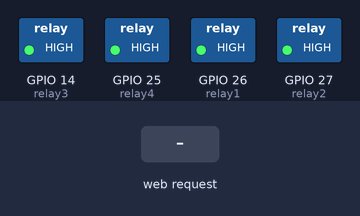
A sketch run on a simulated ESP32. On the bench: switched loads named in the sketch (green lamp = pin HIGH). The inputs (shaded band) are chosen by the test bench. What the sketch prints to the serial monitor is not drawn.

Above: at 1.2 s.
1.3 s: HTTP request GET /r1/on received
At 1.7 s:
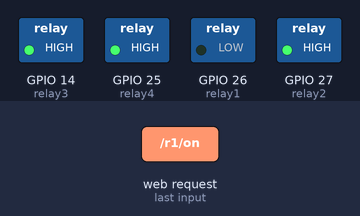
2.8 s: HTTP request GET /r2/on received
At 4.0 s:
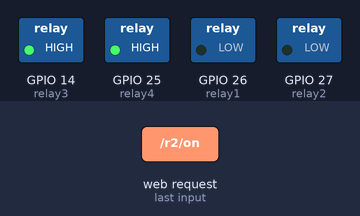
4.3 s: HTTP request GET /r1/off received
At 5.2 s:
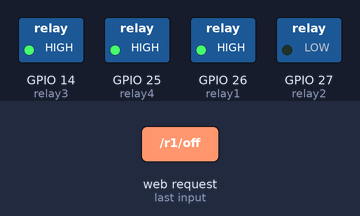
5.8 s: HTTP request GET /r3/on received
At 6.4 s:
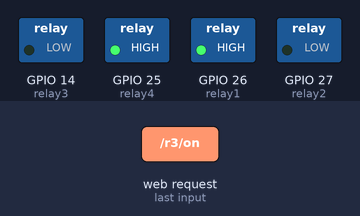
7.3 s: HTTP request GET /r2/off received
At 8.5 s:
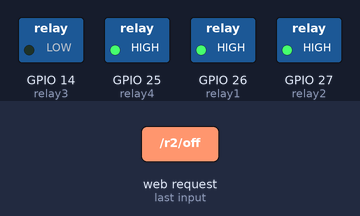
8.8 s: HTTP request GET /r4/on received
At 9.8 s:
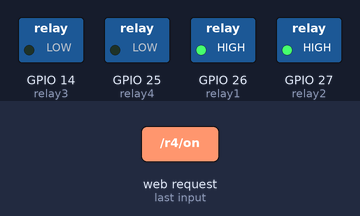
Timing chart, 0 to 11.3 s (numbered marks = the images above; inputs shaded):
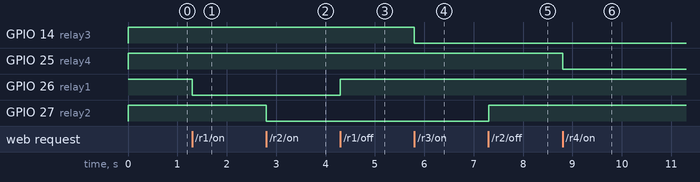

Measured:
- after the input at 1.3 s, GPIO 26 (relay1): HIGH → LOW at once
- after the input at 2.8 s, GPIO 27 (relay2): HIGH → LOW at once
- after the input at 4.3 s, GPIO 26 (relay1): LOW → HIGH at once
- after the input at 5.8 s, GPIO 14 (relay3): HIGH → LOW at once
- after the input at 7.3 s, GPIO 27 (relay2): LOW → HIGH at once
- after the input at 8.8 s, GPIO 25 (relay4): HIGH → LOW at once

The sketch:

home.ino
```cpp
#include <WiFi.h>
#include <WebServer.h>

const char* ssid = "ESP32_Smart_Remote";
const char* password = "password123";

WebServer server(80);

const int relay1 = 26;
const int relay2 = 27;
const int relay3 = 14;
const int relay4 = 25;

const char index_html[] PROGMEM = R"rawliteral(
<!DOCTYPE html>
<html>
<head>
  <meta name="viewport" content="width=device-width, initial-scale=1, maximum-scale=1, user-scalable=no">
  <title>ESP32 Remote</title>
  <style>
    body {
      background-color: #1a1a1a;
      display: flex;
      justify-content: center;
      align-items: center;
      height: 100vh;
      margin: 0;
      font-family: 'Segoe UI', Tahoma, Geneva, Verdana, sans-serif;
      user-select: none;
      -webkit-user-select: none;
    }
    .remote {
      background: linear-gradient(145deg, #232323, #1d1d1d);
      padding: 40px 25px;
      border-radius: 40px;
      box-shadow: 10px 10px 20px #121212, -10px -10px 20px #2a2a2a;
      width: 250px;
      text-align: center;
      border: 1px solid #333;
    }
    h2 {
      color: #888;
      margin-top: 0;
      font-size: 18px;
      letter-spacing: 3px;
      font-weight: 600;
      margin-bottom: 40px;
      text-transform: uppercase;
    }
    .row {
      display: flex;
      justify-content: space-between;
      align-items: center;
      margin-bottom: 30px;
      padding: 0 10px;
    }
    .label {
      color: #bbb;
      font-size: 18px;
      font-weight: 500;
    }
    .btn {
      width: 65px;
      height: 65px;
      border-radius: 50%;
      border: none;
      cursor: pointer;
      outline: none;
      background: linear-gradient(145deg, #383838, #2f2f2f);
      box-shadow: 5px 5px 10px #161616, -5px -5px 10px #505050;
      color: #ff4d4d;
      font-weight: bold;
      font-size: 14px;
      transition: all 0.2s ease-in-out;
    }
    .btn:active {
      box-shadow: inset 5px 5px 10px #161616, inset -5px -5px 10px #505050;
    }
    .btn.on {
      color: #00ff88;
      box-shadow: inset 5px 5px 10px #161616, inset -5px -5px 10px #505050, 0 0 15px rgba(0, 255, 136, 0.4);
    }
  </style>
</head>
<body>
  <div class="remote">
    <h2>Smart Remote</h2>

    <div class="row">
      <span class="label">CH 1</span>
      <button id="btn1" class="btn" onclick="toggle(1)">OFF</button>
    </div>

    <div class="row">
      <span class="label">CH 2</span>
      <button id="btn2" class="btn" onclick="toggle(2)">OFF</button>
    </div>

    <div class="row">
      <span class="label">CH 3</span>
      <button id="btn3" class="btn" onclick="toggle(3)">OFF</button>
    </div>

    <div class="row">
      <span class="label">CH 4</span>
      <button id="btn4" class="btn" onclick="toggle(4)">OFF</button>
    </div>
  </div>

  <script>
    function toggle(relay) {
      var btn = document.getElementById("btn" + relay);
      var action = btn.classList.contains("on") ? "off" : "on";

      fetch('/r' + relay + '/' + action).then(response => {
        if(response.ok) {
          if(action === "on") {
            btn.classList.add("on");
            btn.innerText = "ON";
          } else {
            btn.classList.remove("on");
            btn.innerText = "OFF";
          }
        }
      });
    }
  </script>
</body>
</html>
)rawliteral";

void setup() {
  Serial.begin(115200);

  pinMode(relay1, OUTPUT);
  pinMode(relay2, OUTPUT);
  pinMode(relay3, OUTPUT);
  pinMode(relay4, OUTPUT);

  digitalWrite(relay1, HIGH);
  digitalWrite(relay2, HIGH);
  digitalWrite(relay3, HIGH);
  digitalWrite(relay4, HIGH);

  WiFi.softAP(ssid, password);

  IPAddress IP = WiFi.softAPIP();
  Serial.print("AP IP address: ");
  Serial.println(IP);

  server.on("/", []() {
    server.send(200, "text/html", index_html);
  });

  server.on("/r1/on", []() { digitalWrite(relay1, LOW); server.send(200, "text/plain", "OK"); });
  server.on("/r1/off", []() { digitalWrite(relay1, HIGH); server.send(200, "text/plain", "OK"); });

  server.on("/r2/on", []() { digitalWrite(relay2, LOW); server.send(200, "text/plain", "OK"); });
  server.on("/r2/off", []() { digitalWrite(relay2, HIGH); server.send(200, "text/plain", "OK"); });

  server.on("/r3/on", []() { digitalWrite(relay3, LOW); server.send(200, "text/plain", "OK"); });
  server.on("/r3/off", []() { digitalWrite(relay3, HIGH); server.send(200, "text/plain", "OK"); });

  server.on("/r4/on", []() { digitalWrite(relay4, LOW); server.send(200, "text/plain", "OK"); });
  server.on("/r4/off", []() { digitalWrite(relay4, HIGH); server.send(200, "text/plain", "OK"); });

  server.begin();
  Serial.println("HTTP server started");
}

void loop() {
  server.handleClient();
}
```
